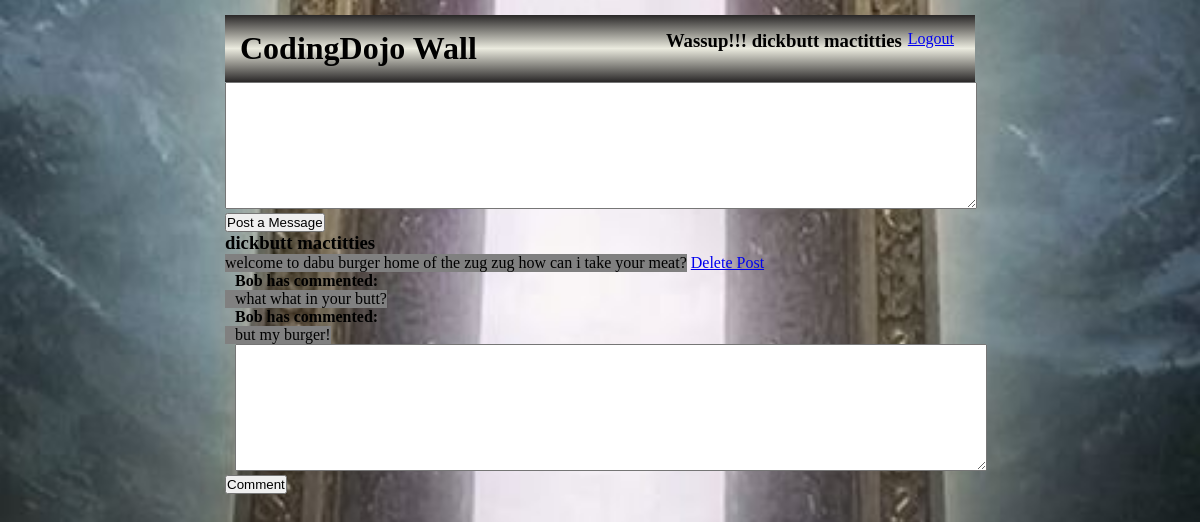
The page /wall (signed in) on the database its author committed.
### AppWall/models.py (models this page shows)
class Users(models.Model):
    first_name = models.CharField(max_length=50)
    last_name = models.CharField(max_length=50)
    password = models.CharField(max_length=150)
    email = models.EmailField()
    birthdate = models.DateTimeField()
    created_at = models.DateTimeField(auto_now_add=True)
    updated_at = models.DateTimeField(auto_now=True)
    objects = Darth_Valid()

class Messages(models.Model):
    user_id = models.ForeignKey("Users", related_name="posts", on_delete=models.CASCADE)
    message = models.TextField()
    created_at = models.DateTimeField(auto_now_add=True)
    updated_at = models.DateTimeField(auto_now=True)

class Comments(models.Model):
    message_id = models.ForeignKey("Messages", related_name="remarks", on_delete=models.CASCADE)
    commenting_user = models.ForeignKey("Users", related_name="shit_talker", on_delete=models.CASCADE)
    comment = models.TextField()
    created_at = models.DateTimeField(auto_now_add=True)
    updated_at = models.DateTimeField(auto_now=True)

### AppWall/views.py (the view)
# urls.py: path('wall', views.wall),
def wall(request):
    context ={
        'logged_in': Users.objects.get(id=request.session['user_id']),
        'messages_db': Messages.objects.all(),
        'comments_listed' : Comments.objects.all()
    }
    return render(request, 'wall.html', context)

### AppWall/templates/wall.html (shortened to what this page needs)
<!DOCTYPE html>
<html lang="en">
<head>
    {% load static %}
    <link rel="stylesheet" href="{% static 'css/styles_wall.css' %}">
</head>
<body>
    <div class="wrapper">
        <header>
            <h1>CodingDojo Wall</h1>
            <div class='right'>
                <h3>Wassup!!!  {{logged_in.first_name}} {{logged_in.last_name}}</h3>
                <a href="/logout">Logout</a>
            </div>
        </header>
        <div class='main'>
            <form action="/post_to_wall" method="post">
                <textarea name="new_message" id="" cols="30" rows="10"></textarea><br>
                <button type="submit">Post a Message</button>
            </form>
            {% for posts in messages_db reversed%}
                <h3>{{posts.user_id.first_name}} {{posts.user_id.last_name}}</h3>
                <p id="{{posts.id}}">{{posts.message}}</p>
                {%if posts.user_id.id == logged_in.id%}
                    <a href="/destroy/{{posts.id}}">Delete Post</a>
                {%endif%}
                <div class='commentsection'>
                    {%for com_post in posts.remarks.all reversed%}
                        <h4>{{com_post.commenting_user.first_name}} has commented:</h4>
                        <p id='{{com_post.id}}'>{{com_post.comment}}</p>
                    {% endfor %}
                    <form action="/post_comment/{{i.id}}" method="post">
                        <textarea name="commet_to_post" id="" cols="30" rows="10"></textarea><br>
                    <button type="submit">Comment</button>
                    </form>
                </div>
            {% endfor %}
        </div>
    </div>
</body>

### AppWall/static/css/styles_wall.css (style rules this page uses)
* { padding: 0px; margin: 0px; }
.wrapper { width: 750px; height: auto; padding: 15px; margin: auto; }
header { padding: 15px; display: flex; justify-content: space-between; background-image: linear-gradient(rgb(41, 39, 39), rgb(235, 235, 223),rgb(41, 39, 39)); }
.right { display: flex; justify-content: space-evenly; width: 300px; }
body { background-image: url("/static/img/valhallaopened.jpg"); background-position: center; background-repeat: no-repeat; background-size: cover; }
textarea { height: 125px; width: 750px; }
p { background: gray; display: inline-block; }
.commentsection { text-indent: 10px; }

### rows shown on the page
Users: first_name "dickbutt", last_name "mactitties"
Messages: user_id.first_name "dickbutt", user_id.last_name "mactitties", message "welcome to dabu burger home of the zug zug how can i take your meat?"
Comments: commenting_user.first_name "Bob", comment "what what in your butt?"
Comments: commenting_user.first_name "Bob", comment "but my burger!"
